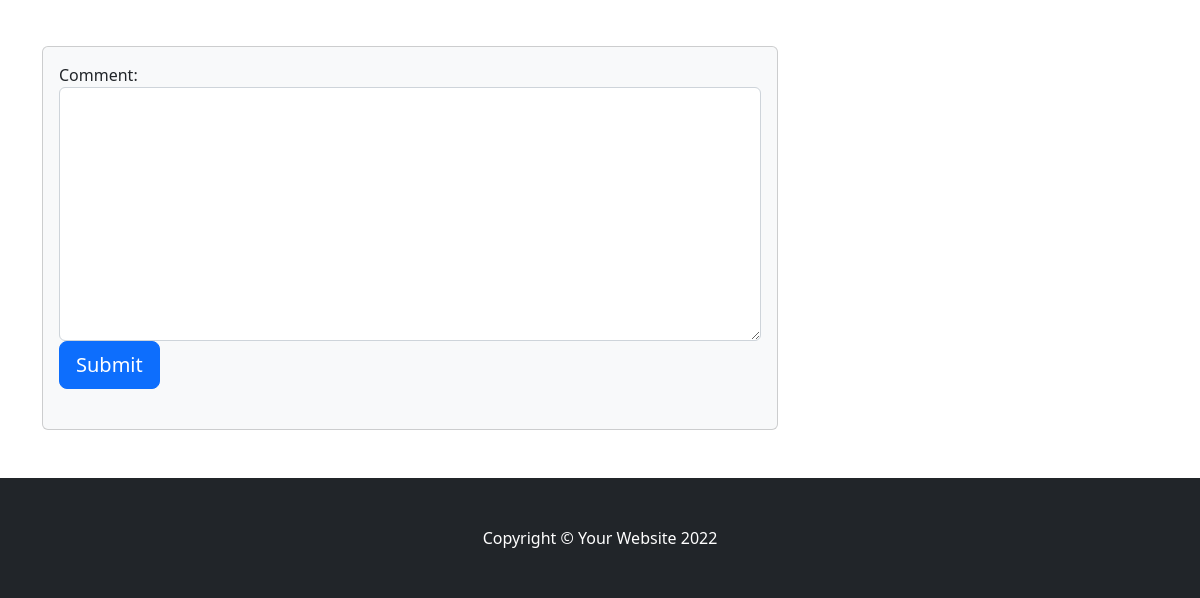
Page /blog/detail/3/annapurna-base-camp-trek/ (lower part) on the earlier database version.
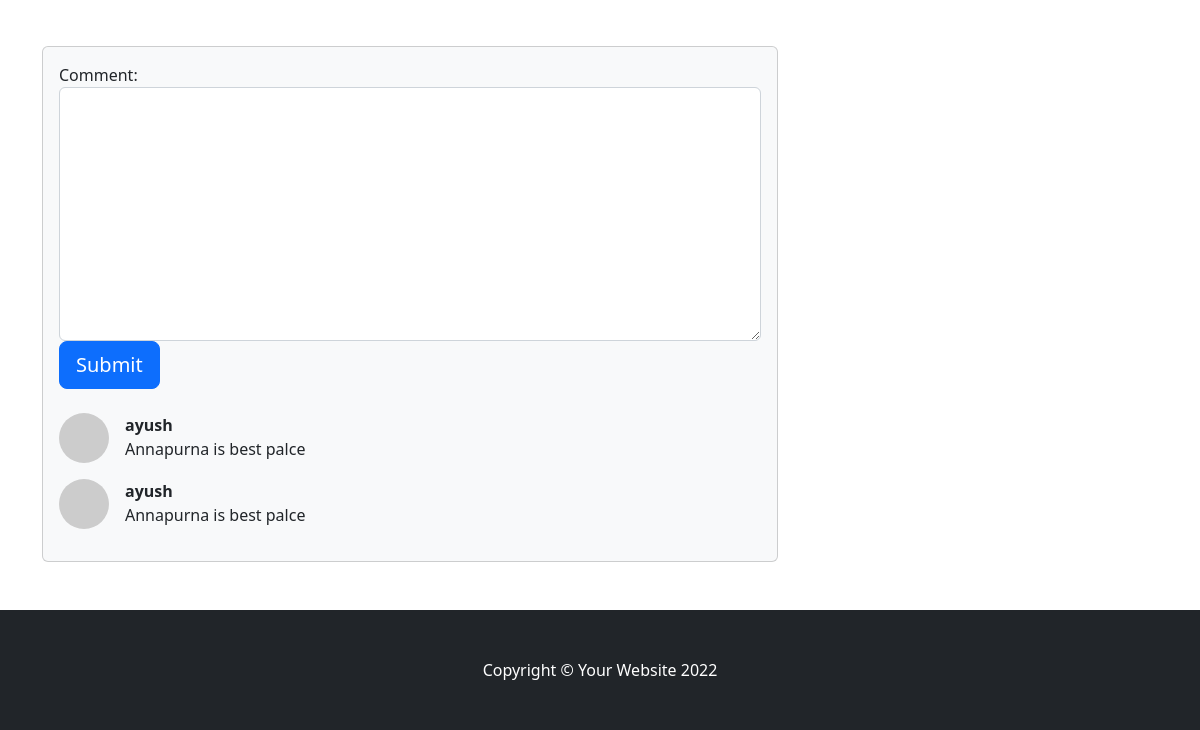
Same page on the later database version.
### blog/models.py (models this page shows, shortened)
class Comment(models.Model):
    user = models.ForeignKey(User, on_delete=models.CASCADE)
    post = models.ForeignKey(Post, on_delete=models.CASCADE)
    comment = models.TextField()
    created = models.DateTimeField(auto_now=True)

### blog/views.py (the view, shortened to what this page needs)
# urls.py: path("detail/<int:pk>/<slug:slug>/", PostDetailView.as_view(), name="post_detail"),
class PostDetailView(DetailView, FormMixin):
    model = Post
    context_object_name = "post"
    template_name = "blog/postdetail.html"
    form_class = CommentForm
    def get_context_data(self, **kwargs):
        context = super().get_context_data(**kwargs)
        context["comments"] = Comment.objects.all().filter(post=self.kwargs['pk'])
        cat = get_object_or_404(Post, id=self.kwargs['pk'])
        context["posts"] = Post.objects.all().filter(category=cat.category)
        return context
    def post(self, request, *args, **kwargs):
        self.object = self.get_object()
        form = self.get_form()
        if form.is_valid():
            return self.form_valid(form)
        else:
            return self.form_invalid(form)

### blog/forms.py
class CommentForm(forms.ModelForm):
    comment = forms.CharField(widget = forms.Textarea(attrs={'class':'form-control'}))
    class Meta:
        model = Comment
        fields = ["comment"]

### blog/models.py (called while the page is built)
    def __str__(self):
        return self.name

    def get_absolute_url(self):
        return reverse("blog:post_detail", kwargs={"pk": self.pk, "slug":self.slug})

### templates/blog/postdetail.html (shortened to what this page needs)
{% extends 'base.html' %}
{% block content %}
<div class="container mt-5">
    <div class="row">
        <div class="col-lg-8">
            <section class="mb-5">
                <div class="card bg-light">
                    <div class="card-body">
                        <form class="mb-4" method="POST">
                            {{form.as_table}}
                            <button type="submit" class="btn btn-primary  btn-lg">Submit</button>
                        </form>
                        {% for comment in comments %}
                            <div class="d-flex mb-3">
                                <div class="flex-shrink-0"><img class="rounded-circle" src="https://dummyimage.com/50x50/ced4da/6c757d.jpg" alt="..." /></div>
                                <div class="ms-3">
                                    <div class="fw-bold">{{comment.user}}</div>
                                    {{comment.comment}}
                                </div>
                            </div>
                        {% endfor %}
                    </div>
                </div>
            </section>
        </div>
        <div class="col-lg-4">
        </div>
    </div>
</div>
{% endblock content %}

Differences in the rows shown:
added Comment: user "ayush", comment "Annapurna is best palce"
added Comment: user "ayush", comment "Annapurna is best palce"
